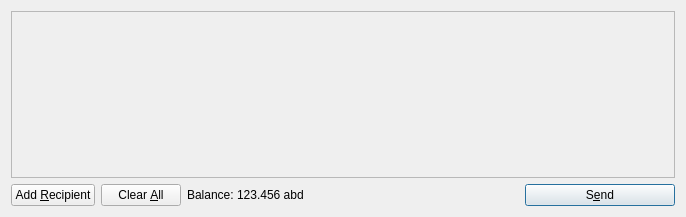
<?xml version="1.0" encoding="UTF-8"?>
<ui version="4.0">
 <class>SendCoinsDialog</class>
 <widget class="QDialog" name="SendCoinsDialog">
  <property name="geometry">
   <rect>
    <x>0</x>
    <y>0</y>
    <width>686</width>
    <height>217</height>
   </rect>
  </property>
  <property name="windowTitle">
   <string>Send Coins</string>
  </property>
  <layout class="QVBoxLayout" name="verticalLayout">
   <item>
    <widget class="QScrollArea" name="scrollArea">
     <property name="widgetResizable">
      <bool>true</bool>
     </property>
     <widget class="QWidget" name="scrollAreaWidgetContents">
      <property name="geometry">
       <rect>
        <x>0</x>
        <y>0</y>
        <width>666</width>
        <height>165</height>
       </rect>
      </property>
      <layout class="QVBoxLayout" name="verticalLayout_2">
       <property name="margin">
        <number>0</number>
       </property>
       <item>
        <layout class="QVBoxLayout" name="entries">
         <property name="spacing">
          <number>6</number>
         </property>
        </layout>
       </item>
       <item>
        <spacer name="verticalSpacer">
         <property name="orientation">
          <enum>Qt::Vertical</enum>
         </property>
         <property name="sizeHint" stdset="0">
          <size>
           <width>20</width>
           <height>40</height>
          </size>
         </property>
        </spacer>
       </item>
      </layout>
     </widget>
    </widget>
   </item>
   <item>
    <layout class="QHBoxLayout" name="horizontalLayout">
     <item>
      <widget class="QPushButton" name="addButton">
       <property name="toolTip">
        <string>Send to multiple recipients at once</string>
       </property>
       <property name="text">
        <string>Add &amp;Recipient</string>
       </property>
       <property name="icon">
        <iconset resource="../bitcoin.qrc">
         <normaloff>:/icons/add</normaloff>:/icons/add</iconset>
       </property>
       <property name="autoDefault">
        <bool>false</bool>
       </property>
      </widget>
     </item>
     <item>
      <widget class="QPushButton" name="clearButton">
       <property name="sizePolicy">
        <sizepolicy hsizetype="Minimum" vsizetype="Fixed">
         <horstretch>0</horstretch>
         <verstretch>0</verstretch>
        </sizepolicy>
       </property>
       <property name="toolTip">
        <string>Remove all transaction fields</string>
       </property>
       <property name="text">
        <string>Clear &amp;All</string>
       </property>
       <property name="icon">
        <iconset resource="../bitcoin.qrc">
         <normaloff>:/icons/remove</normaloff>:/icons/remove</iconset>
       </property>
       <property name="autoRepeatDelay">
        <number>300</number>
       </property>
       <property name="autoDefault">
        <bool>false</bool>
       </property>
      </widget>
     </item>
     <item>
      <layout class="QHBoxLayout" name="horizontalLayout_2">
       <property name="spacing">
        <number>3</number>
       </property>
       <item>
        <widget class="QLabel" name="label">
         <property name="text">
          <string>Balance:</string>
         </property>
        </widget>
       </item>
       <item>
        <widget class="QLabel" name="labelBalance">
         <property name="cursor">
          <cursorShape>IBeamCursor</cursorShape>
         </property>
         <property name="text">
          <string>123.456 abd</string>
         </property>
         <property name="textInteractionFlags">
          <set>Qt::LinksAccessibleByMouse|Qt::TextSelectableByKeyboard|Qt::TextSelectableByMouse</set>
         </property>
        </widget>
       </item>
      </layout>
     </item>
     <item>
      <spacer name="horizontalSpacer">
       <property name="orientation">
        <enum>Qt::Horizontal</enum>
       </property>
       <property name="sizeHint" stdset="0">
        <size>
         <width>40</width>
         <height>20</height>
        </size>
       </property>
      </spacer>
     </item>
     <item>
      <widget class="QPushButton" name="sendButton">
       <property name="minimumSize">
        <size>
         <width>150</width>
         <height>0</height>
        </size>
       </property>
       <property name="toolTip">
        <string>Confirm the send action</string>
       </property>
       <property name="text">
        <string>S&amp;end</string>
       </property>
       <property name="icon">
        <iconset resource="../bitcoin.qrc">
         <normaloff>:/icons/send</normaloff>:/icons/send</iconset>
       </property>
       <property name="default">
        <bool>true</bool>
       </property>
      </widget>
     </item>
    </layout>
   </item>
  </layout>
 </widget>
 <resources>
  <include location="../bitcoin.qrc"/>
 </resources>
 <connections/>
</ui>
